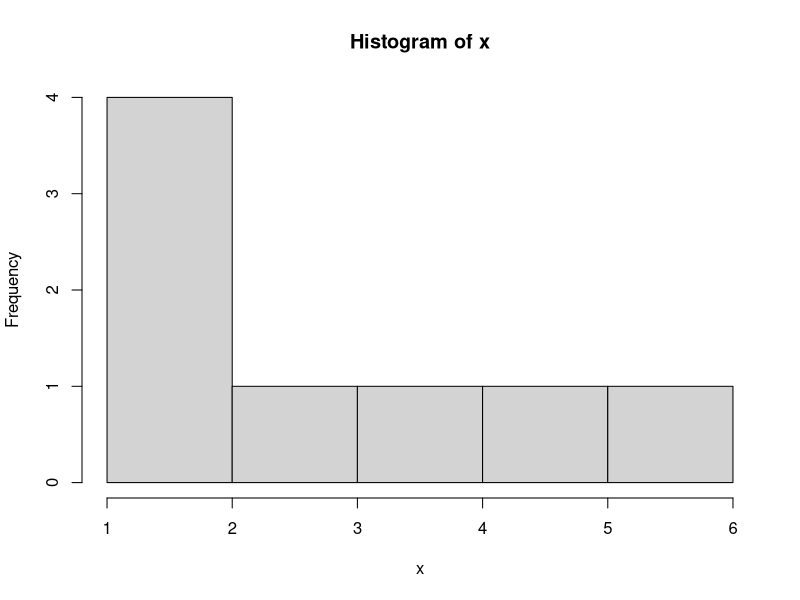
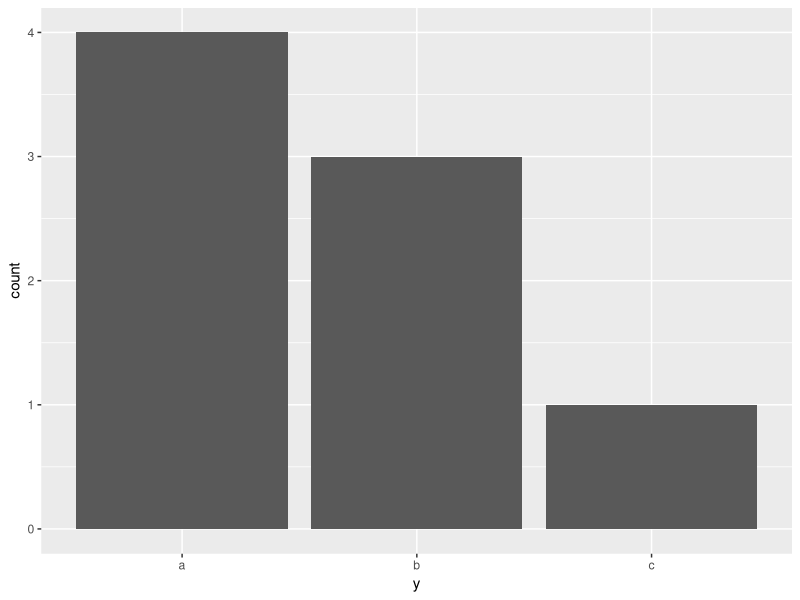

Recreate these plots in R, in order.
library(ggplot2)
library(dplyr)
x <- c(1,2,5,3,1,2,4,6)
hist(x)
y <- c('a','b','a','a','c','b','a','b') %>% as.data.frame()
names(y) <- "y"
ggplot(y,aes(x=y))+geom_bar()

